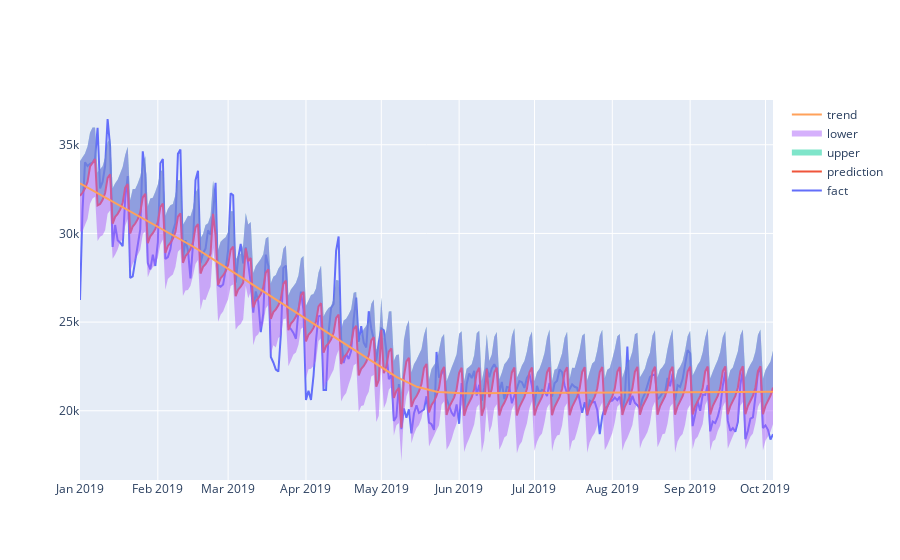

The notebook cell saved with this chart:
### Code cell
# Рисуем график с границами прогноза
from plotly.offline import download_plotlyjs, init_notebook_mode, plot, iplot
import plotly.graph_objs as go
init_notebook_mode(connected = True)

iplot([
    go.Scatter(x=df['ds'], y=df['y'], name='fact'),
    go.Scatter(x=forecast['ds'], y=forecast['yhat'], name='prediction'),
    go.Scatter(x=forecast['ds'], y=forecast['yhat_upper'], fill='tonexty', mode='none', name='upper'),
    go.Scatter(x=forecast['ds'], y=forecast['yhat_lower'], fill='tonexty', mode='none', name='lower'),
    go.Scatter(x=forecast['ds'], y=forecast['trend'], name='trend')
])

### Figure 1 — Plotly figure (JSON) as saved in the notebook; plotly's stock layout.template omitted (floating-point values rounded to 4 significant figures; data arrays with more than 128 entries replaced by an {"elided": "..."} marker saying what was removed)
{"data": [{"name": "fact", "type": "scatter", "x": {"elided": "277 str values"}, "y": {"elided": "277 int values"}}, {"name": "prediction", "type": "scatter", "x": {"elided": "277 str values"}, "y": {"elided": "277 float values"}}, {"fill": "tonexty", "mode": "none", "name": "upper", "type": "scatter", "x": {"elided": "277 str values"}, "y": {"elided": "277 float values"}}, {"fill": "tonexty", "mode": "none", "name": "lower", "type": "scatter", "x": {"elided": "277 str values"}, "y": {"elided": "277 float values"}}, {"name": "trend", "type": "scatter", "x": {"elided": "277 str values"}, "y": {"elided": "277 float values"}}], "layout": {}}
